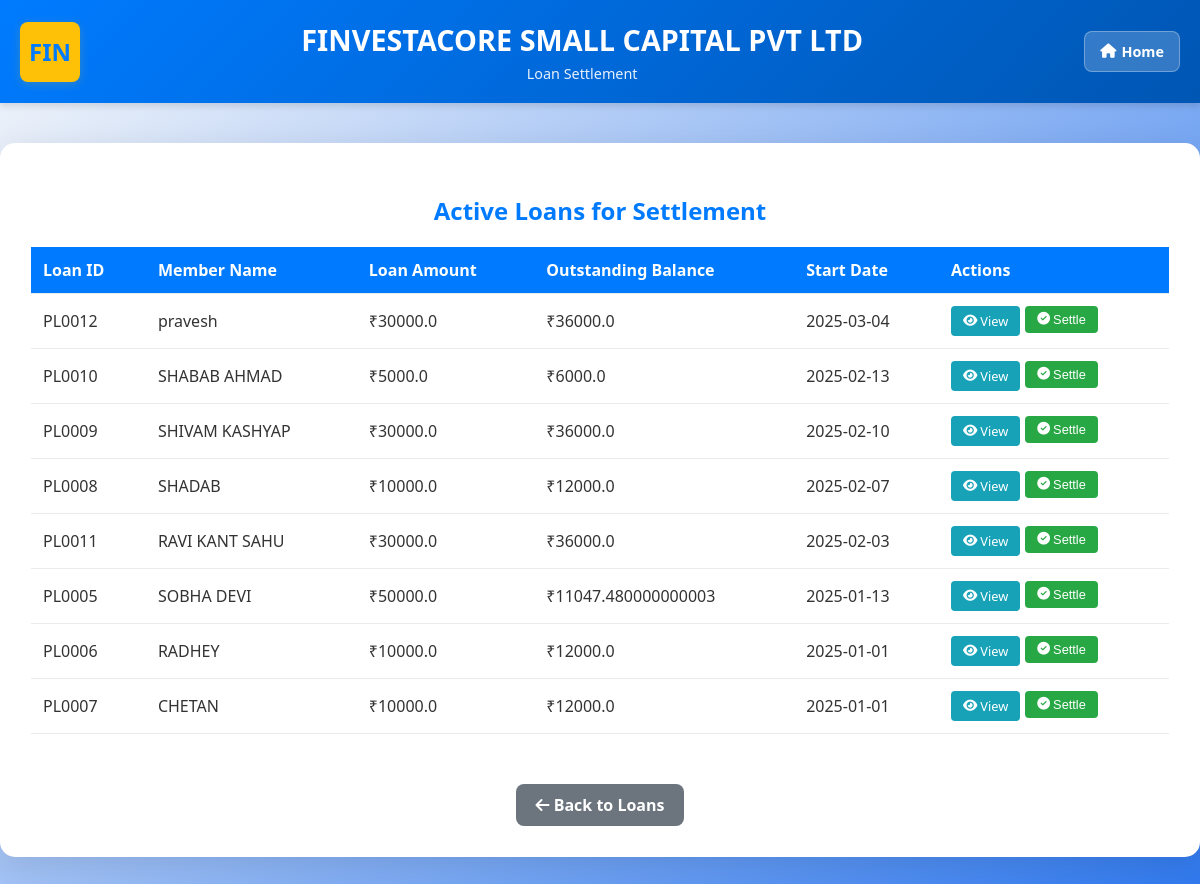
The app's page /loan_settlement, older data.
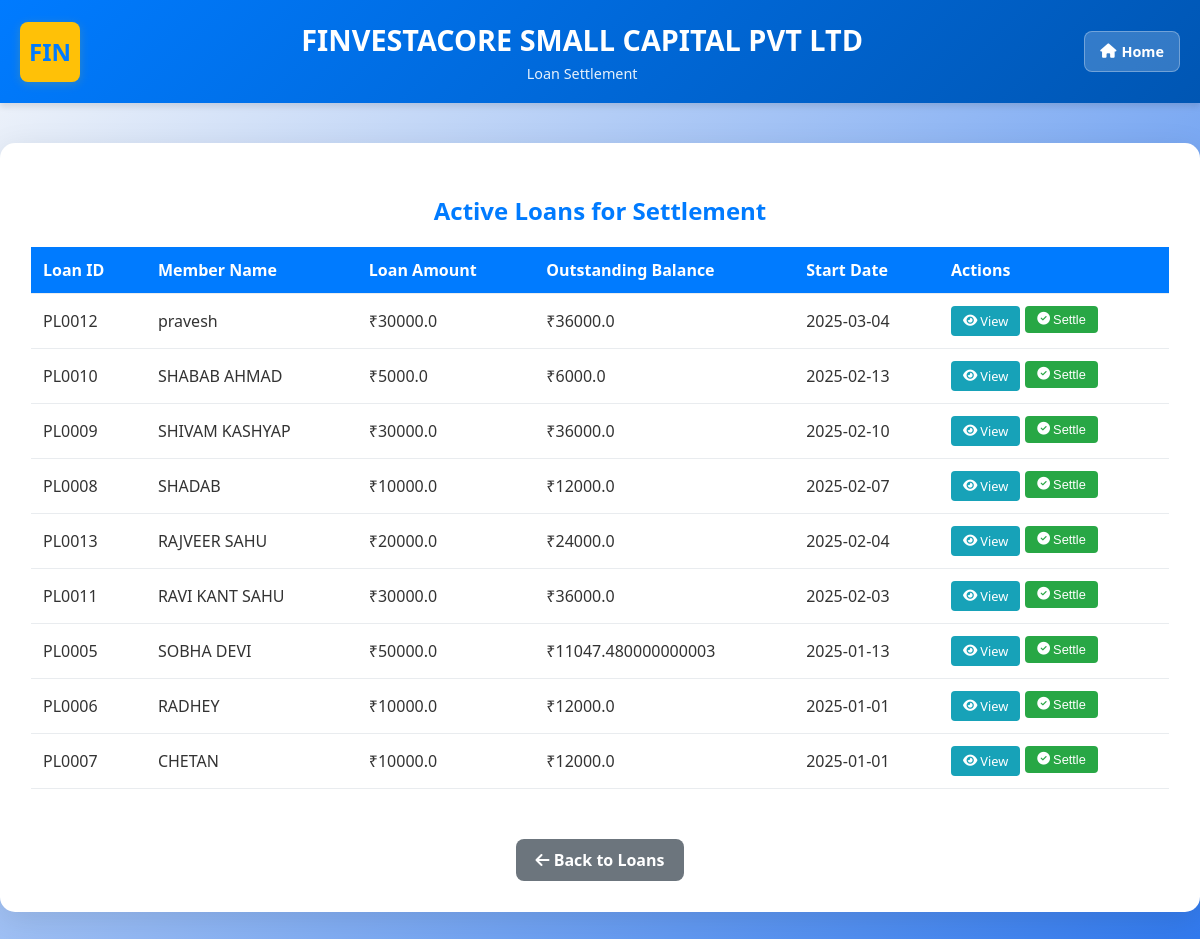
The same page, newer data.
### tables this page shows
CREATE TABLE loans (
                loan_id TEXT PRIMARY KEY,
                member_id TEXT,
                loan_type TEXT,
                amount REAL,
                purpose TEXT,
                tenure_months INTEGER,
                tenure_days INTEGER,
                interest_rate REAL,
                emi REAL,
                repayment_type TEXT,
                guarantor_id TEXT,
                status TEXT DEFAULT 'Pending',
                date_issued TEXT,
                loan_date TEXT,
                payment_mode TEXT,
                ref_id TEXT,
                emi_start_date TEXT,
                emi_end_date TEXT
            , total_paid REAL DEFAULT 0, due_amount REAL, loan_closed_date TEXT, emi_type TEXT);

CREATE TABLE members (
                id TEXT PRIMARY KEY,
                date_joined TEXT,
                full_name TEXT NOT NULL,
                father_name TEXT,
                gender TEXT,
                dob TEXT,
                marital_status TEXT,
                spouse_name TEXT,
                phone_number TEXT UNIQUE NOT NULL,
                address TEXT,
                pincode TEXT,
                district TEXT,
                state TEXT,
                aadhaar TEXT UNIQUE,
                pan TEXT UNIQUE,
                ifsc TEXT,
                account_number TEXT,
                bank_branch TEXT,
                bank_address TEXT,
                guarantor_name TEXT,
                guarantor_mobile TEXT,
                guarantor_address TEXT
            , education TEXT, occupation TEXT, nominee_dob TEXT, nominee_age TEXT, nominee_name TEXT NOT NULL DEFAULT "", nominee_relation TEXT NOT NULL DEFAULT "", guarantor_relation TEXT NOT NULL DEFAULT "");

### app.py (the view)
@app.route('/loan_settlement')
def loan_settlement():
    loans_list = []
    with get_db_connection() as conn:
        cursor = conn.cursor()
        cursor.execute("""
            SELECT l.loan_id, l.amount as loan_amount, l.due_amount as outstanding_balance,
                   l.loan_date as start_date, m.full_name as member_name
            FROM loans l
            JOIN members m ON l.member_id = m.id
            WHERE l.due_amount > 0 AND l.status = 'Active'
            ORDER BY l.loan_date DESC
        """)
        rows = cursor.fetchall()
        for row in rows:
            loans_list.append(dict(row))
    return render_template('loan_settlement.html', loans=loans_list)

### app.py (called while the page is built)
def get_db_connection():
    conn = sqlite3.connect(DB_PATH)
    conn.row_factory = sqlite3.Row  # Allows dict-like access
    return conn

### templates/loan_settlement.html (shortened to what this page needs)
<!DOCTYPE html>
<html lang="en">
<head>
    <link rel="stylesheet" href="https://cdnjs.cloudflare.com/ajax/libs/font-awesome/6.4.0/css/all.min.css">
</head>
<body>
    <header>
        <div class="header-left">
            <div class="logo">FIN</div>
        </div>
        <div class="header-center">
            <h1>FINVESTACORE SMALL CAPITAL PVT LTD</h1>
            <p>Loan Settlement</p>
        </div>
        <a href="/" class="home-button" title="Go Home">
            <i class="fas fa-home"></i> Home
        </a>
    </header>
    <div class="container">
        <h2>Active Loans for Settlement</h2>
        {% if loans %}
            <table class="loans-table">
                <thead>
                    <tr>
                        <th>Loan ID</th>
                        <th>Member Name</th>
                        <th>Loan Amount</th>
                        <th>Outstanding Balance</th>
                        <th>Start Date</th>
                        <th>Actions</th>
                    </tr>
                </thead>
                <tbody>
                    {% for loan in loans %}
                    <tr>
                        <td>{{ loan.loan_id }}</td>
                        <td>{{ loan.member_name or 'N/A' }}</td>
                        <td>₹{{ loan.loan_amount or 0 }}</td>
                        <td>₹{{ loan.outstanding_balance or 0 }}</td>
                        <td>{{ loan.start_date or 'N/A' }}</td>
                        <td>
                            <div class="action-buttons">
                                <a href="{{ url_for('view_loan', loan_id=loan.loan_id) }}" class="btn btn-view" title="View Details">
                                    <i class="fas fa-eye"></i> View
                                </a>
                                <form method="POST" action="{{ url_for('settle_loan', loan_id=loan.loan_id) }}" style="display: inline;" onsubmit="return confirm('Are you sure you want to settle Loan {{ loan.loan_id }}?');">
                                    <button type="submit" class="btn btn-settle">
                                        <i class="fas fa-check-circle"></i> Settle
                                    </button>
                                </form>
                            </div>
                        </td>
                    </tr>
                    {% endfor %}
                </tbody>
            </table>
        {% else %}
            <div class="no-loans">
                <p>No active loans available for settlement.</p>
                <a href="{{ url_for('loan_list') }}" class="back-btn">View All Loans</a>
            </div>
        {% endif %}
        <div style="text-align: center; margin-top: 30px;">
            <a href="{{ url_for('loan_list') }}" class="back-btn">
                <i class="fas fa-arrow-left"></i> Back to Loans
            </a>
        </div>
    </div>
</body>
</html>

Row changes from the older to the newer data that the page shows:
added loans: loan_id "PL0013", full_name "RAJVEER SAHU", amount "20000.0", due_amount "24000.0", loan_date "2025-02-04"
